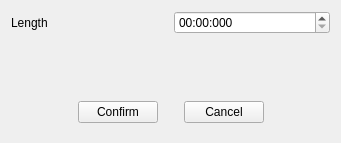
<?xml version="1.0" encoding="UTF-8"?>
<ui version="4.0">
 <class>CSequencePropertiesOverlay</class>
 <widget class="COverlayBase" name="CSequencePropertiesOverlay">
  <property name="geometry">
   <rect>
    <x>0</x>
    <y>0</y>
    <width>340</width>
    <height>143</height>
   </rect>
  </property>
  <property name="windowTitle">
   <string>Form</string>
  </property>
  <layout class="QGridLayout" name="gridLayout_2">
   <item row="0" column="1">
    <widget class="QTimeEdit" name="pTimeEdit">
     <property name="currentSection">
      <enum>QDateTimeEdit::MinuteSection</enum>
     </property>
     <property name="displayFormat">
      <string>mm:ss:zzz</string>
     </property>
    </widget>
   </item>
   <item row="2" column="0" colspan="2">
    <widget class="QWidget" name="widget" native="true">
     <layout class="QGridLayout" name="gridLayout">
      <item row="2" column="2">
       <spacer name="horizontalSpacer_3">
        <property name="orientation">
         <enum>Qt::Horizontal</enum>
        </property>
        <property name="sizeType">
         <enum>QSizePolicy::Fixed</enum>
        </property>
        <property name="sizeHint" stdset="0">
         <size>
          <width>20</width>
          <height>20</height>
         </size>
        </property>
       </spacer>
      </item>
      <item row="2" column="1">
       <widget class="QPushButton" name="pConfirmButton">
        <property name="text">
         <string>Confirm</string>
        </property>
       </widget>
      </item>
      <item row="2" column="0">
       <spacer name="horizontalSpacer_2">
        <property name="orientation">
         <enum>Qt::Horizontal</enum>
        </property>
        <property name="sizeHint" stdset="0">
         <size>
          <width>40</width>
          <height>20</height>
         </size>
        </property>
       </spacer>
      </item>
      <item row="2" column="5">
       <spacer name="horizontalSpacer">
        <property name="orientation">
         <enum>Qt::Horizontal</enum>
        </property>
        <property name="sizeHint" stdset="0">
         <size>
          <width>40</width>
          <height>20</height>
         </size>
        </property>
       </spacer>
      </item>
      <item row="2" column="3">
       <widget class="QPushButton" name="pCancelButton">
        <property name="text">
         <string>Cancel</string>
        </property>
       </widget>
      </item>
     </layout>
    </widget>
   </item>
   <item row="1" column="0" colspan="2">
    <spacer name="verticalSpacer">
     <property name="orientation">
      <enum>Qt::Vertical</enum>
     </property>
     <property name="sizeHint" stdset="0">
      <size>
       <width>319</width>
       <height>49</height>
      </size>
     </property>
    </spacer>
   </item>
   <item row="0" column="0">
    <widget class="QLabel" name="label">
     <property name="text">
      <string>Length</string>
     </property>
    </widget>
   </item>
  </layout>
 </widget>
 <customwidgets>
  <customwidget>
   <class>COverlayBase</class>
   <extends>QWidget</extends>
   <header>Widgets/OverlayBase.h</header>
   <container>1</container>
  </customwidget>
 </customwidgets>
 <resources/>
 <connections/>
</ui>
